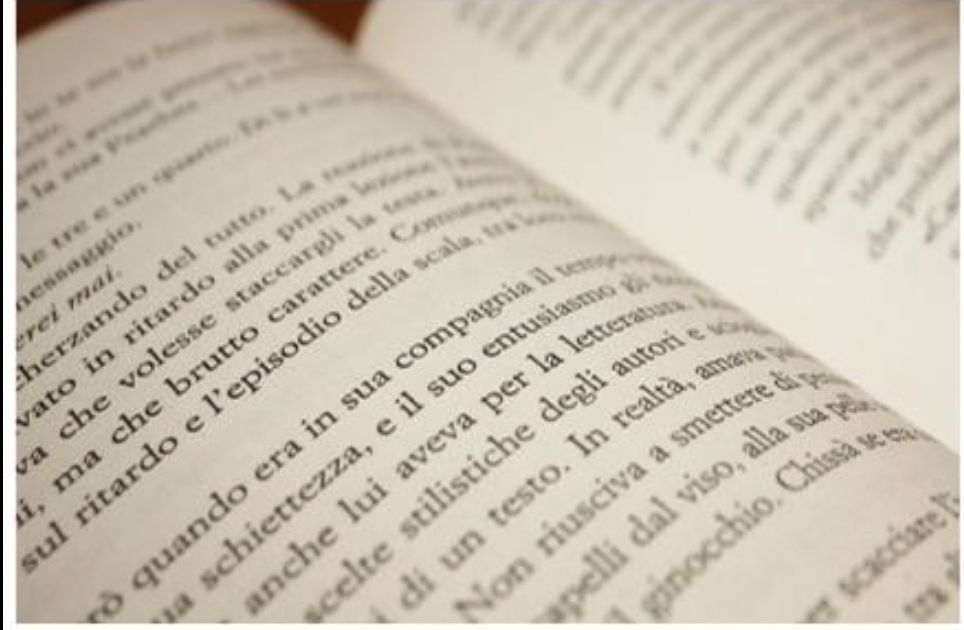
#> input picture document.jpg, 964 x 630 px
$ python erosiondilation.py
#> lines starting #> are read from the running program, lines starting #| are printed output that depends on the picture; after the words box and inside, x2 and y2 are one past the last pixel; in counts of white or black regions, pixels touching at a corner belong together
import cv2
import numpy as np

img = cv2.imread("document.jpg")
#> img is the input picture: shape (630, 964, 3); mean B, G, R 178.3, 193.3, 202.2

gray = cv2.cvtColor(img, cv2.COLOR_BGR2GRAY)
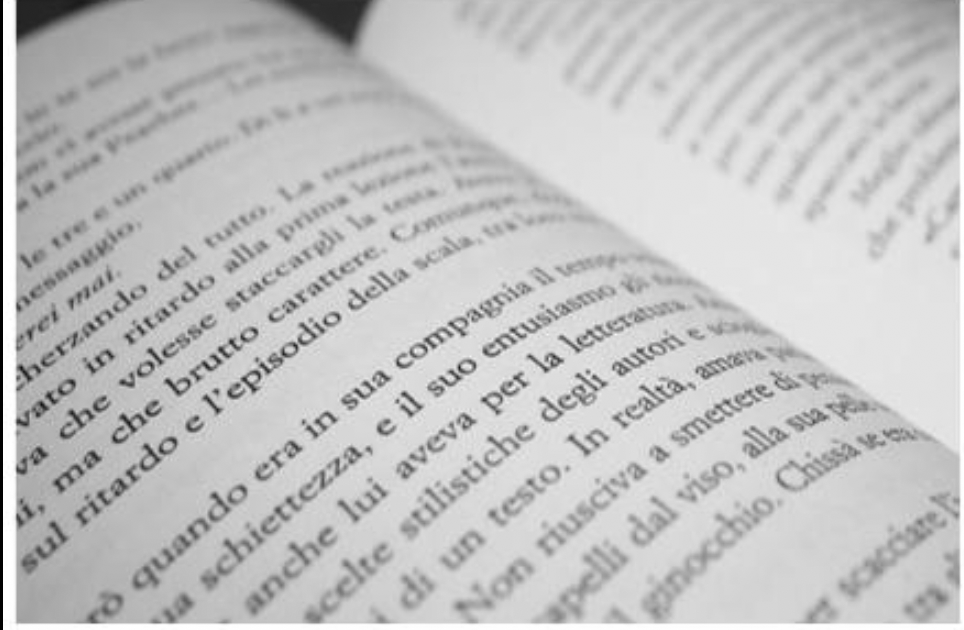
#> gray: shape (630, 964); min 0, max 255, mean 194.2

# Threshold
_, binary = cv2.threshold(
    gray, 127, 255, cv2.THRESH_BINARY
)
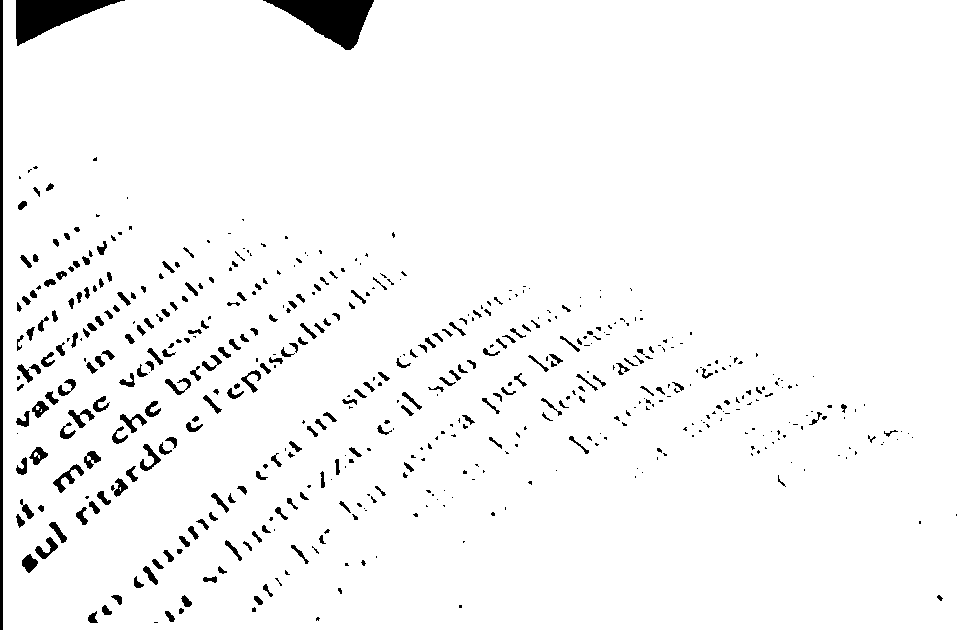
#> binary: shape (630, 964); 96.3% white; 522 black regions (279 under 20 px), largest, box (x1, y1, x2, y2) and area: (263, 0, 374, 50) 2848, (16, 0, 125, 46) 2328, (0, 0, 3, 630) 1890

# Kernel
kernel = np.ones((3, 3), np.uint8)

# Erosion
eroded = cv2.erode(
    binary, kernel, iterations=1
)
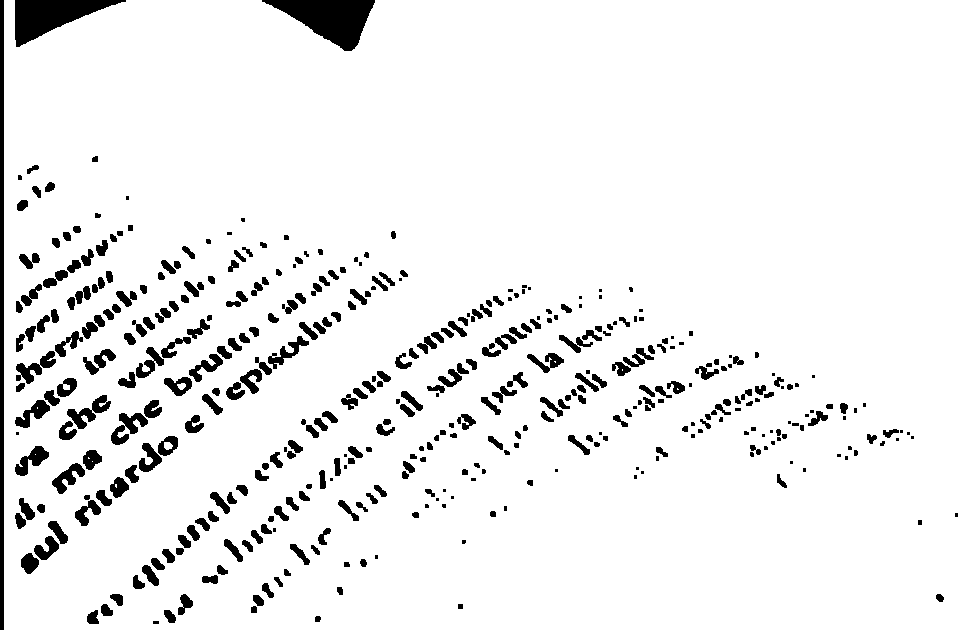
#> eroded: shape (630, 964); 93.3% white; 408 black regions (93 under 20 px), largest, box (x1, y1, x2, y2) and area: (262, 0, 375, 51) 3061, (15, 0, 126, 47) 2531, (0, 0, 4, 630) 2520

# Dilation
dilated = cv2.dilate(
    binary, kernel, iterations=1
)
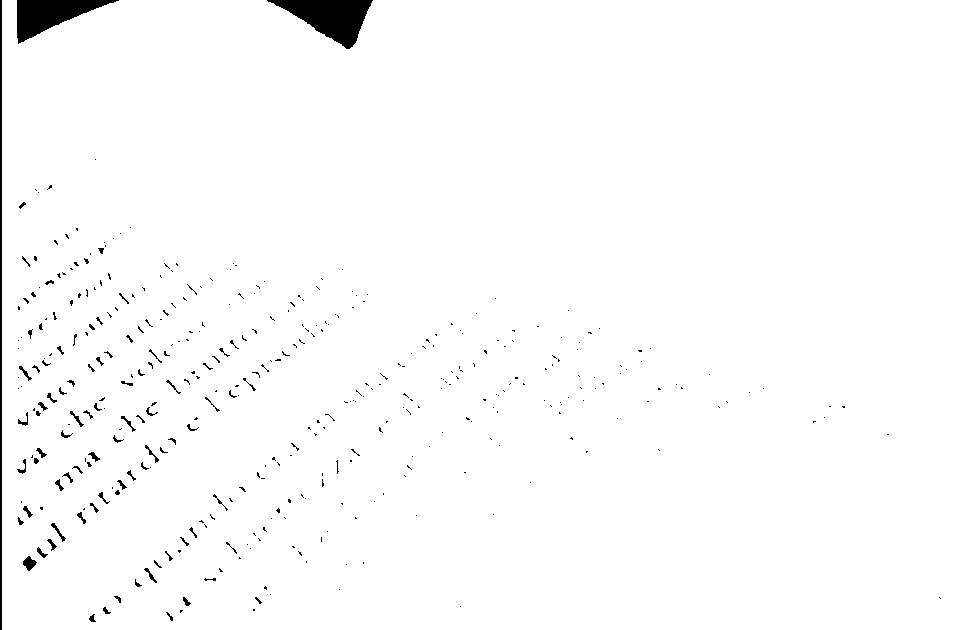
#> dilated: shape (630, 964); 98.4% white; 378 black regions (307 under 20 px), largest, box (x1, y1, x2, y2) and area: (267, 0, 373, 49) 2639, (17, 0, 119, 44) 2129, (0, 0, 2, 630) 1260

cv2.imshow("Binary", binary)
cv2.imshow("Eroded", eroded)
cv2.imshow("Dilated", dilated)

cv2.waitKey(0)
cv2.destroyAllWindows()
